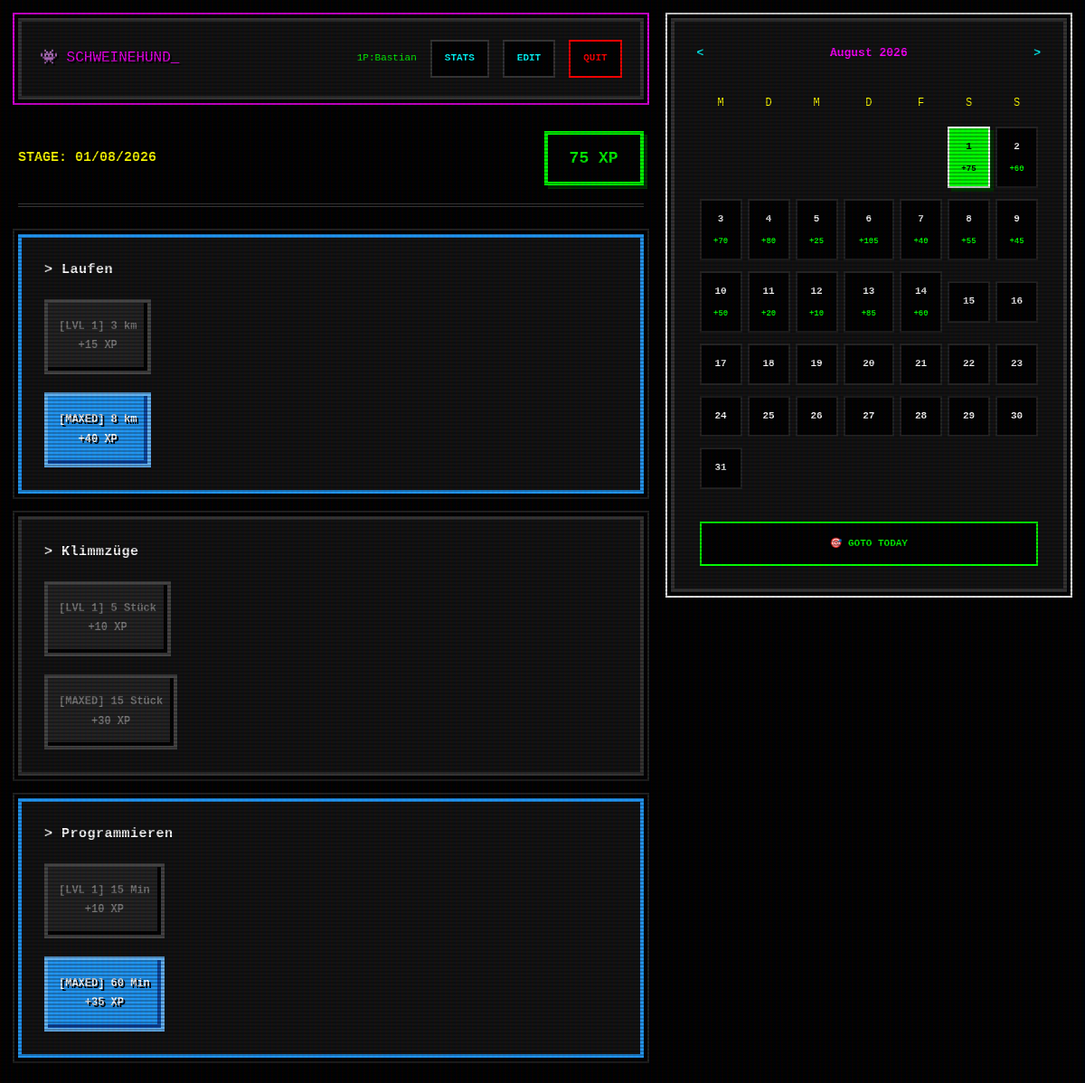
/dashboard?date=2026-08-01 (signed in), run on the app's committed database.
### app.py (models this page shows)
class User(UserMixin, db.Model):
    id = db.Column(db.Integer, primary_key=True)
    username = db.Column(db.String(50), unique=True, nullable=False)
    password_hash = db.Column(db.String(128), nullable=False)
    tasks = db.relationship('Task', backref='user', lazy=True, cascade="all, delete-orphan")
    logs = db.relationship('DailyLog', backref='user', lazy=True, cascade="all, delete-orphan")

class Task(db.Model):
    id = db.Column(db.Integer, primary_key=True)
    user_id = db.Column(db.Integer, db.ForeignKey('user.id'), nullable=False)
    title = db.Column(db.String(100), nullable=False)
    stage1_text = db.Column(db.String(100), nullable=False)
    stage1_points = db.Column(db.Integer, nullable=False)
    stage2_text = db.Column(db.String(100), nullable=False)
    stage2_points = db.Column(db.Integer, nullable=False)
    logs = db.relationship('DailyLog', backref='task', lazy=True, cascade="all, delete-orphan")

### app.py (the view)
@app.route('/dashboard')
@login_required
def dashboard():
    date_str = request.args.get('date')
    if date_str:
        selected_date = datetime.strptime(date_str, '%Y-%m-%d').date()
    else:
        selected_date = date.today()
    tasks = Task.query.filter_by(user_id=current_user.id).all()
    today_logs = DailyLog.query.filter_by(date=selected_date, user_id=current_user.id).all()
    total_points = get_xp_for_date(selected_date)
    status_map = {}
    for log in today_logs:
        status_map[log.task_id] = {'s1': log.completed_stage1, 's2': log.completed_stage2}
    year, month = selected_date.year, selected_date.month
    cal = calendar.Calendar(firstweekday=0)
    month_days = cal.monthdayscalendar(year, month)
    calendar_weeks = []
    for week in month_days:
        week_days = []
        for day in week:
            if day == 0:
                week_days.append(None)
            else:
                d = date(year, month, day)
                week_days.append({'day': day, 'date_str': d.strftime('%Y-%m-%d'), 'xp': get_xp_for_date(d)})
        calendar_weeks.append(week_days)
    month_name = calendar.month_name[month]
    prev_month_date = (selected_date.replace(day=1) - timedelta(days=1))
    next_month_date = (selected_date.replace(day=28) + timedelta(days=5)).replace(day=1)
    return render_template('index.html', tasks=tasks, status_map=status_map,
                           total_points=total_points, selected_date=selected_date, today=date.today(),
                           calendar_weeks=calendar_weeks, month_name=month_name, year=year,
                           prev_month=prev_month_date.strftime('%Y-%m-%d'), next_month=next_month_date.strftime('%Y-%m-%d'))

### app.py (called while the page is built)
@login_manager.user_loader
def load_user(user_id):
    return User.query.get(int(user_id))

def get_xp_for_date(target_date):
    logs = DailyLog.query.filter_by(date=target_date, user_id=current_user.id).all()
    points = 0
    for log in logs:
        if log.completed_stage1: points += log.task.stage1_points
        if log.completed_stage2: points += log.task.stage2_points
    return points

### templates/index.html (shortened to what this page needs)
<!DOCTYPE html>
<html lang="de">
<head>
    <link href="https://googleapis.com" rel="stylesheet">
</head>
<body>
    <div class="main-content">
        <div class="brand-bar">
            <div class="brand-logo-title">👾 SCHWEINEHUND_</div>
            <div class="user-nav">
                <span style="color: #00ff00;">1P:{{ current_user.username }}</span>
                <a class="nav-link" href="/stats">STATS</a>
                <a class="nav-link" href="/manage">EDIT</a>
                <a class="nav-link" href="/logout" style="color: #ff0000; border-color: #ff0000;">QUIT</a>
            </div>
        </div>
        <div class="header-day">
            <h2>STAGE: {{ selected_date.strftime('%d/%m/%Y') }}</h2>
            <div class="score-box">{{ total_points }} XP</div>
        </div>
        {% for task in tasks %}
        <div class="task-card" style="{% if status_map.get(task.id, {}).s1 %}border-color: #ff9800;{% elif status_map.get(task.id, {}).s2 %}border-color: #2196F3;{% endif %}">
            <h3>> {{ task.title }}</h3>
            <div class="btn-group">
                <form action="/check/{{ task.id }}/1" method="POST" style="flex: 1;">
                    <button type="submit" class="btn {% if status_map.get(task.id, {}).s1 %}btn-s1-on{% else %}btn-off{% endif %}">
                        [LVL 1] {{ task.stage1_text }}<br>+{{ task.stage1_points }} XP
                    </button>
                </form>
                <form action="/check/{{ task.id }}/2" method="POST" style="flex: 1;">
                    <button type="submit" class="btn {% if status_map.get(task.id, {}).s2 %}btn-s2-on{% else %}btn-off{% endif %}">
                        [MAXED] {{ task.stage2_text }}<br>+{{ task.stage2_points }} XP
                    </button>
                </form>
            </div>
        </div>
        {% else %}
        <p style="text-align: center; color: #666; font-size: 13px; line-height: 1.8; margin-top: 40px;">NO QUESTS ACTIVE.<br>GO TO [EDIT] TO GENERATE MISSIONS!</p>
        {% endfor %}
    </div>
    <div class="sidebar">
        <div class="cal-header">
            <a href="/dashboard?date={{ prev_month }}" style="text-decoration:none; color: #00ffff; font-weight: bold;">&lt;</a>
            <span>{{ month_name }} {{ year }}</span>
            <a href="/dashboard?date={{ next_month }}" style="text-decoration:none; color: #00ffff; font-weight: bold;">&gt;</a>
        </div>
        <table class="cal-table">
            <thead>
                <tr><th>M</th><th>D</th><th>M</th><th>D</th><th>F</th><th>S</th><th>S</th></tr>
            </thead>
            <tbody>
                {% for week in calendar_weeks %}
                <tr>
                    {% for day_data in week %}
                        <td>
                            {% if day_data %}
                                <a href="/dashboard?date={{ day_data.date_str }}" class="cal-day-cell {% if day_data.date_str == selected_date.strftime('%Y-%m-%d') %}cal-active{% endif %}">
                                    {{ day_data.day }}
                                    {% if day_data.xp > 0 %}
                                        <span class="xp-badge">+{{ day_data.xp }}</span>
                                    {% endif %}
                                </a>
                            {% endif %}
                        </td>
                    {% endfor %}
                </tr>
                {% endfor %}
            </tbody>
        </table>
        <p style="text-align:center; margin-top:30px; margin-bottom: 0;"><a href="/dashboard" class="nav-link" style="color:#00ff00; background:#000; border-color:#00ff00; display:inline-block; padding: 14px; width: 90%; font-size: 11px; text-align: center;">🎯 GOTO TODAY</a></p>
    </div>
</body>
</html>

### templates/index.html (style rules this page uses)
body { font-family: 'Press Start 2P', monospace; max-width: 1200px; margin: 0 auto; padding: 20px; background: #000; color: #fff; display: flex; gap: 30px; box-sizing: border-box; line-height: 1.6; }
body::before { content: " "; display: block; position: fixed; top: 0; left: 0; bottom: 0; right: 0; background: linear-gradient(rgba(18, 16, 16, 0) 50%, rgba(0, 0, 0, 0.25) 50%), linear-gradient(90deg, rgba(255, 0, 0, 0.05), rgba(0, 255, 0, 0.02), rgba(0, 0, 255, 0.05)); z-index: 999; background-size: 100% 4px, 6px 100%; pointer-events: none; }
.main-content { flex: 2; }
.sidebar { flex: 1.1; background: #111; padding: 25px; border: 4px solid #333; box-shadow: 0 0 0 4px #000, 0 0 0 6px #fff; height: fit-content; min-width: 320px; }
.brand-bar { background: #111; padding: 20px; border: 4px solid #333; box-shadow: 0 0 0 4px #000, 0 0 0 6px #ff00ff; display: flex; justify-content: space-between; align-items: center; margin-bottom: 35px; flex-wrap: wrap; gap: 15px; }
.brand-logo-title { display: flex; align-items: center; gap: 12px; font-size: 16px; color: #ff00ff; text-shadow: 2px 2px #000; }
.user-nav { display: flex; align-items: center; gap: 15px; font-size: 11px; flex-wrap: wrap; }
.nav-link { color: #00ffff; text-decoration: none; padding: 10px 14px; border: 2px solid #333; background: #000; font-weight: bold; }
.header-day { display: flex; justify-content: space-between; align-items: center; margin: 30px 0; border-bottom: 4px double #333; padding-bottom: 20px; }
.header-day h2 { margin: 0; font-size: 15px; color: #ffff00; }
.score-box { background: #000; color: #00ff00; padding: 12px 24px; border: 4px solid #00ff00; font-size: 18px; box-shadow: 4px 4px #003300; font-weight: bold; }
.task-card { background: #111; padding: 25px; margin-bottom: 25px; border: 4px solid #333; box-shadow: 0 0 0 4px #000, 0 0 0 6px #222; }
.task-card h3 { margin: 0 0 20px 0; color: #fff; font-size: 15px; letter-spacing: 0.5px; line-height: 1.5; }
.btn-group { display: flex; gap: 20px; flex-direction: column; }
.btn { padding: 16px 12px; border: 4px solid #444; cursor: pointer; font-family: 'Press Start 2P', monospace; font-size: 12px; text-align: center; transition: all 0.1s; box-shadow: inset -4px -4px #000; line-height: 1.8; font-weight: bold; }
.btn-off { background: #222; color: #777; border-color: #444; }
.btn-s2-on { background: #2196F3; color: white; border-color: #64b5f6; box-shadow: inset -4px -4px #0d47a1; text-shadow: 2px 2px #000; }
.cal-header { display: flex; justify-content: space-between; align-items: center; margin-bottom: 25px; font-size: 13px; color: #ff00ff; font-weight: bold; }
.cal-table { width: 100%; border-collapse: collapse; text-align: center; font-size: 11px; }
.cal-table th { padding: 10px 0; color: #ffff00; font-weight: normal; font-size: 12px; }
.cal-table td { padding: 6px 3px; }
.cal-day-cell { text-decoration: none; color: #fff; display: block; padding: 12px 2px; background: #000; border: 2px solid #222; font-weight: bold; }
.cal-active { background: #00ff00 !important; color: #000 !important; font-weight: bold; border-color: #fff; box-shadow: 4px 4px #003300; }
.xp-badge { font-size: 9px; color: #00ff00; display: block; margin-top: 8px; font-weight: bold; }
.cal-active .xp-badge { color: #000; font-weight: bold; }

### data on the page
User: username "Bastian"
Task: title "Laufen", stage1_text "3 km", stage1_points "15", stage2_text "8 km", stage2_points "40"
Task: title "Klimmzüge", stage1_text "5 Stück", stage1_points "10", stage2_text "15 Stück", stage2_points "30"
Task: title "Programmieren", stage1_text "15 Min", stage1_points "10", stage2_text "60 Min", stage2_points "35"

### other printed values
{{ selected_date.strftime('%d/%m/%Y') }} "01/08/2026"
{{ total_points }} "75"
{{ month_name }} "August"
{{ year }} "2026"
{{ day_data.day }} "1" "2" "3" "4" "5" "6" "7" "8" "9" "10" "11" "12" "13" "14" "15" "16" "17" "18" "19" "20" "21" "22" "23" "24" "25" "26" "27" "28" "29" "30" "31"
{{ day_data.xp }} "75" "60" "70" "80" "25" "105" "40" "55" "45" "50" "20" "10" "85" "60"
